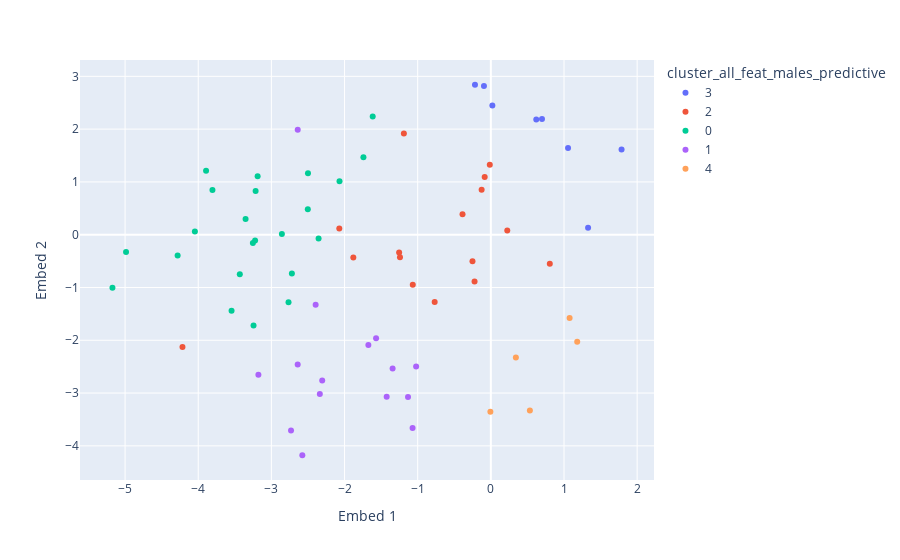

Notebook source saved alongside this figure:
### Code cell
px.scatter(data_frame = X_only_males_predictive, x = 'Embed 1', y = 'Embed 2', color = 'cluster_all_feat_males_predictive')

### Figure 1 — Plotly figure (JSON) as saved in the notebook; plotly's stock layout.template omitted (floating-point values rounded to 4 significant figures)
{"data": [{"hovertemplate": "cluster_all_feat_males_predictive=3<br>Embed 1=%{x}<br>Embed 2=%{y}<extra></extra>", "legendgroup": "3", "marker": {"color": "#636efa", "symbol": "circle"}, "mode": "markers", "name": "3", "orientation": "v", "showlegend": true, "type": "scatter", "x": [0.6991, -0.2171, 0.02051, -0.09434, 1.787, 1.055, 1.329, 0.6209], "xaxis": "x", "y": [2.191, 2.841, 2.446, 2.817, 1.614, 1.643, 0.1318, 2.184], "yaxis": "y"}, {"hovertemplate": "cluster_all_feat_males_predictive=2<br>Embed 1=%{x}<br>Embed 2=%{y}<extra></extra>", "legendgroup": "2", "marker": {"color": "#EF553B", "symbol": "circle"}, "mode": "markers", "name": "2", "orientation": "v", "showlegend": true, "type": "scatter", "x": [-0.3871, 0.2245, -0.126, -0.08416, -1.067, -1.189, -1.88, -4.216, -1.242, 0.8059, -0.2511, -1.254, -0.2227, -0.0145, -0.768, -2.072], "xaxis": "x", "y": [0.3869, 0.0772, 0.8498, 1.091, -0.947, 1.915, -0.4319, -2.128, -0.4255, -0.5494, -0.5053, -0.3394, -0.8858, 1.324, -1.277, 0.1164], "yaxis": "y"}, {"hovertemplate": "cluster_all_feat_males_predictive=0<br>Embed 1=%{x}<br>Embed 2=%{y}<extra></extra>", "legendgroup": "0", "marker": {"color": "#00cc96", "symbol": "circle"}, "mode": "markers", "name": "0", "orientation": "v", "showlegend": true, "type": "scatter", "x": [-3.223, -2.502, -3.244, -2.5, -4.282, -2.857, -2.355, -4.987, -3.806, -3.544, -3.893, -3.353, -3.432, -2.766, -5.173, -2.72, -1.615, -4.046, -1.742, -3.253, -2.069, -3.188, -3.216], "xaxis": "x", "y": [-0.1085, 0.4798, -1.72, 1.164, -0.3928, 0.01116, -0.0708, -0.3276, 0.8449, -1.441, 1.212, 0.2963, -0.7495, -1.28, -1.005, -0.7337, 2.238, 0.06245, 1.466, -0.157, 1.012, 1.105, 0.8282], "yaxis": "y"}, {"hovertemplate": "cluster_all_feat_males_predictive=1<br>Embed 1=%{x}<br>Embed 2=%{y}<extra></extra>", "legendgroup": "1", "marker": {"color": "#ab63fa", "symbol": "circle"}, "mode": "markers", "name": "1", "orientation": "v", "showlegend": true, "type": "scatter", "x": [-1.07, -1.674, -3.178, -2.64, -1.343, -2.338, -2.305, -2.395, -1.132, -1.424, -2.577, -1.569, -1.021, -2.641, -2.732], "xaxis": "x", "y": [-3.66, -2.089, -2.651, 1.988, -2.536, -3.017, -2.76, -1.328, -3.073, -3.07, -4.178, -1.963, -2.499, -2.459, -3.707], "yaxis": "y"}, {"hovertemplate": "cluster_all_feat_males_predictive=4<br>Embed 1=%{x}<br>Embed 2=%{y}<extra></extra>", "legendgroup": "4", "marker": {"color": "#FFA15A", "symbol": "circle"}, "mode": "markers", "name": "4", "orientation": "v", "showlegend": true, "type": "scatter", "x": [1.181, 1.077, 0.342, 0.5335, -0.0064], "xaxis": "x", "y": [-2.027, -1.577, -2.326, -3.331, -3.352], "yaxis": "y"}], "layout": {"legend": {"title": {"text": "cluster_all_feat_males_predictive"}, "tracegroupgap": 0}, "margin": {"t": 60}, "xaxis": {"anchor": "y", "domain": [0, 1], "title": {"text": "Embed 1"}}, "yaxis": {"anchor": "x", "domain": [0, 1], "title": {"text": "Embed 2"}}}}
